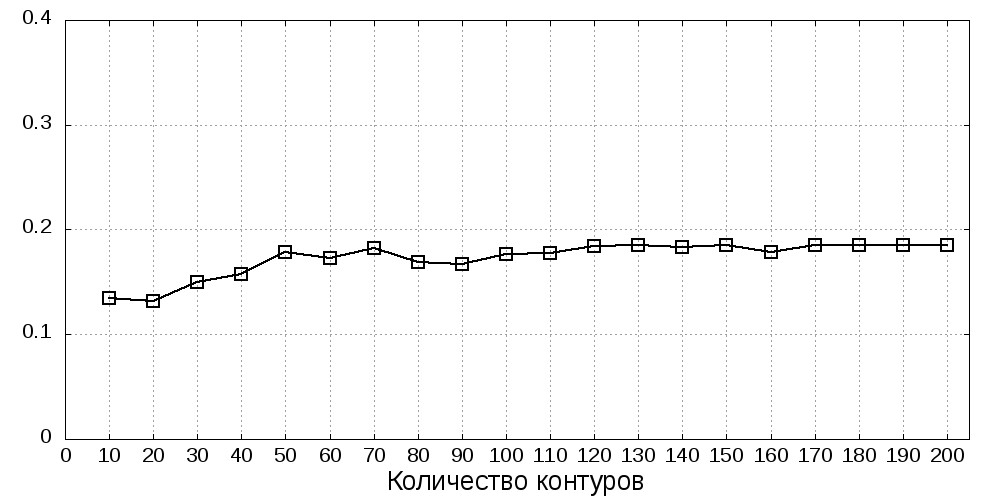

Recreate this plot in gnuplot.
set terminal jpeg size 1000,500
set xlabel 'Количество контуров' font ", 20"
set output "Reduced-constraints-ratio-graph.jpeg"
set xrange [0:205]
set yrange [0:0.4]
set xtics 10 font ", 16"
set ytics 0.1 font ", 16"
#set key font ", 20" spacing 2 outside
set title font ", 20"
set nokey
set grid;
show grid

plot "reduced-constraints-ratio.txt" using 1:2 with points pointtype 4 lw 2 pointsize 2 linecolor rgb "black", \
     "reduced-constraints-ratio.txt" using 1:2 with lines linetype -1 lw 2 notitle
